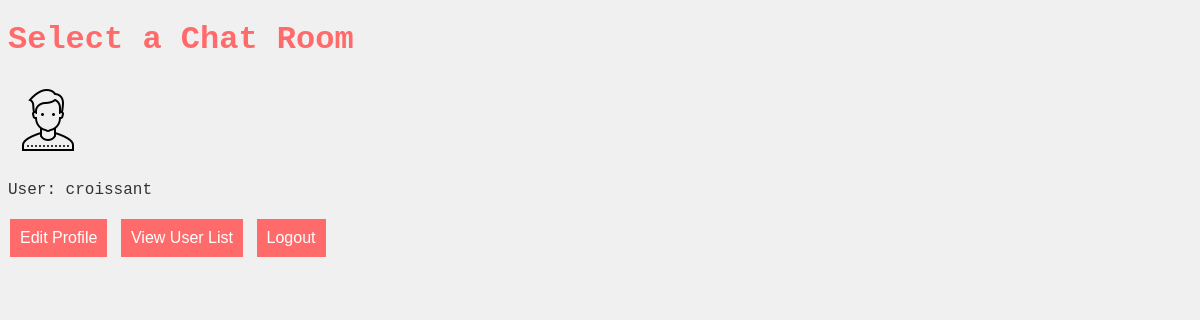
Page /mychat/select_chat/ (signed in) on the earlier database version.
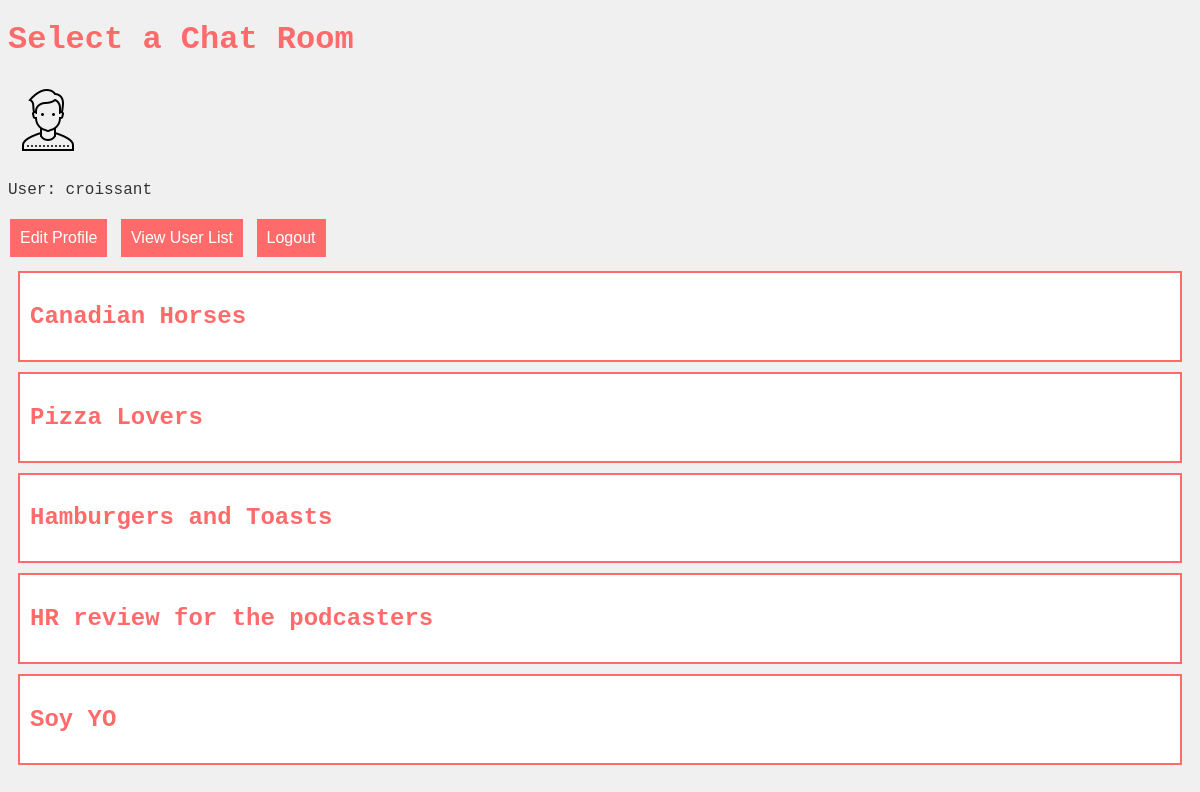
Same page on the later database version.
### MyChatApp/models.py (models this page shows, shortened)
class Profile(AbstractUser):
    image = models.ImageField(upload_to='profile_pictures/', null=True, blank=True)
    nickname = models.CharField(max_length=20, null=True, blank=True)
    personal_information = models.TextField(null=True, blank=True)

class Chat(models.Model):
    chat_name = models.CharField(max_length=128, null=True, blank=True)
    chat_admins = models.ManyToManyField(Profile, related_name='chat_admins', blank=True)
    chat_members = models.ManyToManyField(Profile, related_name='chat_members', blank=True)
    one_on_one = models.BooleanField(default=False)

### MyChatApp/views.py (the view)
@login_required
def select_chat(request):
    chats = Chat.objects.filter(Q(chat_members=request.user) | Q(chat_admins=request.user)).distinct()
    return render(request, 'select_chat.html', {'chats': chats})

### templates/select_chat.html (shortened to what this page needs)
{% load static %}
<!DOCTYPE html>
<html>
<head>
  <link rel="stylesheet" type="text/css" href="{% static 'css/styles.css' %}">
</head>
<body>
  <div>
    <h1>Select a Chat Room</h1>
    {% if user.is_authenticated %}
      <div class="user-profile-picture">
      {% if user.image %}
        <img src="{{ user.image.url }}" alt="User profile picture">
          {% else %}
          <p>No profile picture found.</p>
      {% endif %}
      </div>
      <p>User: {{ user.username }}</p>
      <a href="{% url 'edit_profile' %}"><button class="button">Edit Profile</button></a>
      <a href="{% url 'user_list' %}"><button class="button">View User List</button></a>
      <a href="{% url 'logout' %}"><button class="logout-button">Logout</button></a>
    {% else %}
      <p>User: Anonymous</p>
    {% endif %}
  </div>
  {% if user.is_authenticated %}
    <div id="chat-list">
      {% for chat in chats %}
        <div class="chat" data-chat-id="{{ chat.id }}">
          <h2>{{ chat.chat_name }}</h2>
        </div>
      {% endfor %}
    </div>
  {% endif %}
</body>
</html>

### static/css/styles.css (style rules this page uses)
body { background-color: #f0f0f0; color: #333; font-family: 'Courier New', Courier, monospace; }
h1, h2, h3 { color: #ff6b6b; }
a { color: #ff6b6b; }
.logout-container, .chat { border: 2px solid #ff6b6b; padding: 10px; margin: 10px; background-color: #fff; color: #333; }
button { background-color: #ff6b6b; color: #fff; border: none; padding: 10px; text-align: center; text-decoration: none; display: inline-block; font-size: 16px; margin: 4px 2px; cursor: pointer; }

Differences in the rows shown:
added Chat: chat_name "Canadian Horses"
added Chat: chat_name "Pizza Lovers"
added Chat: chat_name "Hamburgers and Toasts"
added Chat: chat_name "HR review for the podcasters"
added Chat: chat_name "Soy YO"
